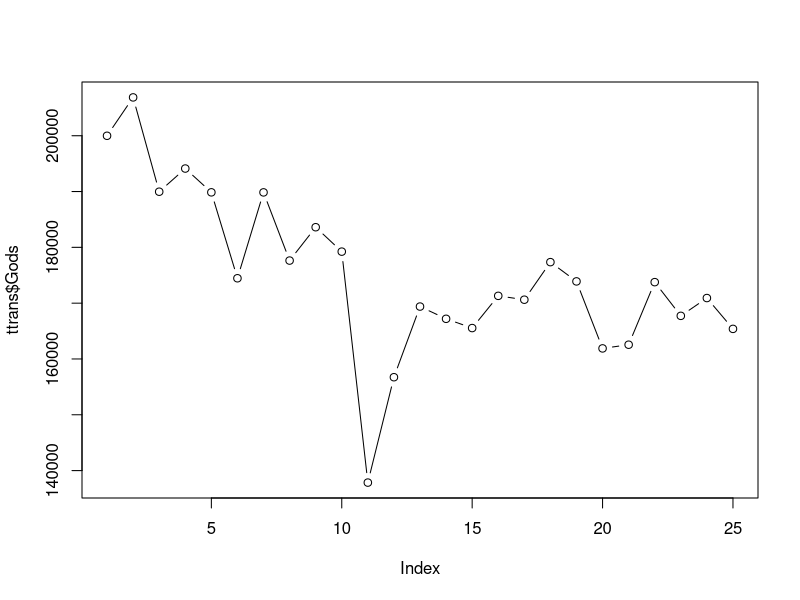

This figure's R source: (Note: this script raises an error after producing the figure.)
trans <- read.csv("data/trans.csv", skip = 1, sep = ";")
trans = trans[-c(1,5:8),3:length(trans)]
transnavne=colnames(trans)
transnavne

teststr=transnavne[1]
nyenavne=as.numeric(gsub("X","",transnavne))

# Transpose
ttrans=as.data.frame(t(trans))

oknames=c("Antal_Ture","Kørte_Km","Gods")
colnames(ttrans)=oknames
rownames(ttrans)=NULL

plot(ttrans$Gods, type="b")
#lines(ttrans$Gods, col="red")


ttrans$year=nyenavne
colnames(ttrans)=c("ture","km","gods","year")

# beregn min og max for hver type observation
mit=min(ttrans$ture)
mat=max(ttrans$ture)
mik=min(ttrans$km)
mak=max(ttrans$km)
mig=min(ttrans$gods)
mag=max(ttrans$gods)

ttrans$NTure=xnorm(ttrans$ture,mit,mat)
ttrans$NTure=xnorm(ttrans$ture, mit,mat)
ttrans$NKm=xnorm(ttrans$km, mik,mak)
ttrans$NGods=xnorm(ttrans$gods, mig,mag)


xnorm <- function(x,mi,ma) {
  tmp=(x-mi)/(ma-mi)
  return(tmp)
}

# base R graphics
plot(ttrans$year,ttrans$NTure, type="b", col="blue", frame = FALSE )
lines(ttrans$year,ttrans$NKm,type="b",col="red")
lines(ttrans$year,ttrans$NGods,type="b",col="green")

# ggplot
ggplot(ttrans, aes(x=year)) +
  geom_line(aes(y=NTure, color="NTure"))+
  geom_line(aes(y=NKm, color="NKm"))+
  geom_line(aes(y=NGods, color="NGods"))



plottrans=ttrans[,c("year","NTure","NKm","NGods")]
# tidy format
library(tidyr)
library(dplyr)
plottrans=ttrans %>% select(year,NTure,NKm,NGods)
head(plottrans)

data_long <- pivot_longer(
  plottrans,
  cols = c(NTure, NKm, NGods),    # Columns to pivot
  names_to = "Category",          # New column to hold the names
  values_to = "Value"             # New column to hold the values
)


ggplot(data_long, aes(year,y=Value, color=Category))+
  geom_line()

  